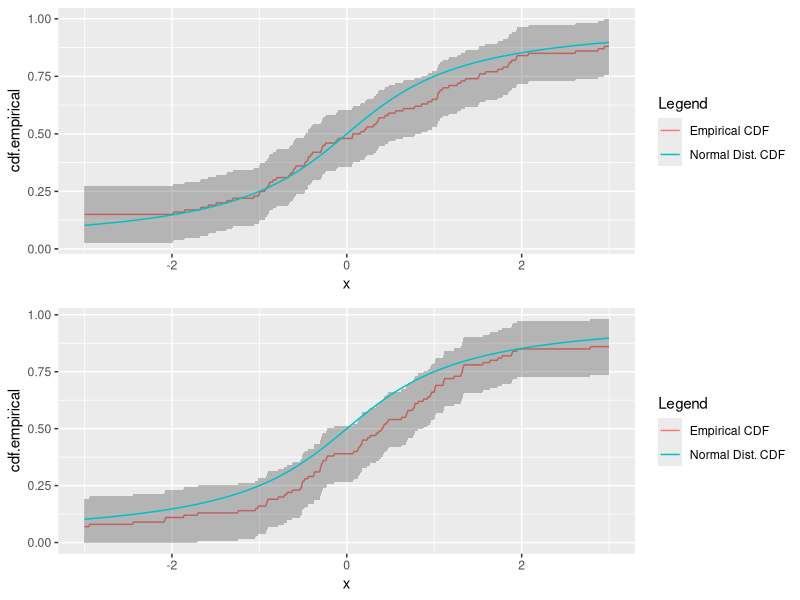

Reproduce this figure in R.
if (!'ggplot2' %in% rownames(installed.packages())) {install.packages('ggplot2')}
library('ggplot2')
if (!'gridExtra' %in% rownames(installed.packages())) {install.packages('gridExtra')}
library('gridExtra')

rm(list = ls())

set.seed(9231066)

m <- 1000
n <- 100
alpha <- 0.1
x <- seq(-3, 3, 0.01)

inside <- c()

# r <- rnorm
# p <- pnorm
r <- rcauchy
p <- pcauchy

for (i in 1:m) {
    samples <- r(n)
    
    pdf.empirical <- function(x) {
        mean(samples < x)
    }
    
    epsilon <- sqrt(log(2/alpha) / (2*n))
    
    cdf.empirical <- c()
    cdf.min <- c()
    cdf.max <- c()
    cdf.true <- c()
    
    cur.inside <- TRUE
    for (i in x) {
        cur.emp <- pdf.empirical(i)
        cur.min <- max(cur.emp - epsilon, 0)
        cur.max <- min(cur.emp + epsilon, 1)
        cur.true <- p(i)
        
        cdf.empirical <- c(cdf.empirical, cur.emp)
        cdf.min <- c(cdf.min, cur.min)
        cdf.max <- c(cdf.max, cur.max)
        cdf.true <- c(cdf.true, cur.true)
        
        if (cur.true < cur.min || cur.max < cur.true) {
            cur.inside <- FALSE
        }
    }
    
    if (cur.inside) {
        dfs.in <- data.frame(cdf.empirical, cdf.min, cdf.max, cdf.true)
    } else {
        dfs.out <- data.frame(cdf.empirical, cdf.min, cdf.max, cdf.true)
    }
    
    inside <- c(inside, cur.inside)
}

print(sprintf('%.3f', mean(inside)))

plot.in <- ggplot(data = dfs.in, aes(x = x))
plot.in <- plot.in + geom_line(aes(y = cdf.empirical, color = 'Empirical CDF'))
plot.in <- plot.in + geom_ribbon(aes(ymin = cdf.min, ymax = cdf.max), alpha = 0.3)
plot.in <- plot.in + geom_line(aes(y = cdf.true, color = 'Normal Dist. CDF'))
plot.in <- plot.in + scale_color_discrete(name = "Legend")

plot.out <- ggplot(data = dfs.out, aes(x = x))
plot.out <- plot.out + geom_line(aes(y = cdf.empirical, color = 'Empirical CDF'))
plot.out <- plot.out + geom_ribbon(aes(ymin = cdf.min, ymax = cdf.max), alpha = 0.3)
plot.out <- plot.out + geom_line(aes(y = cdf.true, color = 'Normal Dist. CDF'))
plot.out <- plot.out + scale_color_discrete(name = "Legend")

grid.arrange(plot.in, plot.out, nrow = 2)
